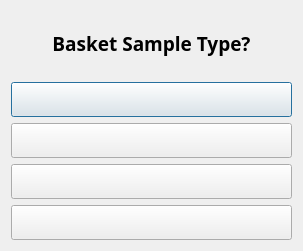
<?xml version="1.0" encoding="UTF-8"?>
<ui version="4.0">
 <class>typeselDialog</class>
 <widget class="QDialog" name="typeselDialog">
  <property name="geometry">
   <rect>
    <x>0</x>
    <y>0</y>
    <width>303</width>
    <height>251</height>
   </rect>
  </property>
  <property name="windowTitle">
   <string>Sample Type</string>
  </property>
  <layout class="QVBoxLayout" name="verticalLayout_2">
   <item>
    <layout class="QVBoxLayout" name="verticalLayout">
     <item>
      <widget class="QLabel" name="label">
       <property name="font">
        <font>
         <family>Arial Black</family>
         <pointsize>14</pointsize>
         <weight>75</weight>
         <bold>true</bold>
        </font>
       </property>
       <property name="text">
        <string>Basket Sample Type?</string>
       </property>
       <property name="alignment">
        <set>Qt::AlignCenter</set>
       </property>
      </widget>
     </item>
     <item>
      <widget class="QPushButton" name="btn_0">
       <property name="minimumSize">
        <size>
         <width>165</width>
         <height>35</height>
        </size>
       </property>
       <property name="font">
        <font>
         <family>Arial Black</family>
         <pointsize>14</pointsize>
         <weight>75</weight>
         <bold>true</bold>
        </font>
       </property>
       <property name="text">
        <string/>
       </property>
      </widget>
     </item>
     <item>
      <widget class="QPushButton" name="btn_1">
       <property name="minimumSize">
        <size>
         <width>165</width>
         <height>35</height>
        </size>
       </property>
       <property name="font">
        <font>
         <family>Arial Black</family>
         <pointsize>14</pointsize>
         <weight>75</weight>
         <bold>true</bold>
        </font>
       </property>
       <property name="text">
        <string/>
       </property>
      </widget>
     </item>
     <item>
      <widget class="QPushButton" name="btn_2">
       <property name="minimumSize">
        <size>
         <width>165</width>
         <height>35</height>
        </size>
       </property>
       <property name="font">
        <font>
         <family>Arial Black</family>
         <pointsize>14</pointsize>
         <weight>75</weight>
         <bold>true</bold>
        </font>
       </property>
       <property name="text">
        <string/>
       </property>
      </widget>
     </item>
     <item>
      <widget class="QPushButton" name="btn_3">
       <property name="minimumSize">
        <size>
         <width>165</width>
         <height>35</height>
        </size>
       </property>
       <property name="font">
        <font>
         <family>Arial Black</family>
         <pointsize>14</pointsize>
         <weight>75</weight>
         <bold>true</bold>
        </font>
       </property>
       <property name="text">
        <string/>
       </property>
      </widget>
     </item>
    </layout>
   </item>
  </layout>
 </widget>
 <resources/>
 <connections/>
</ui>
